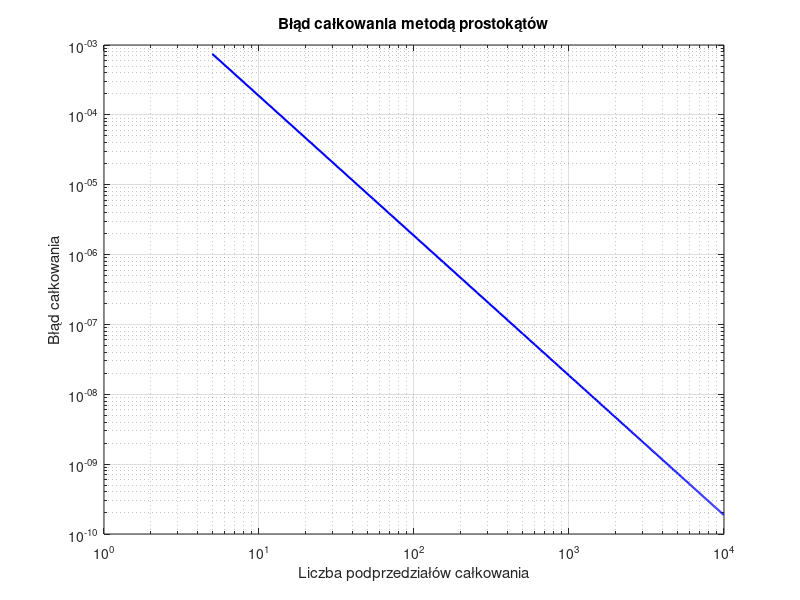

Reproduce this figure in MATLAB.
function [ft_5, integral_1000, Nt, integration_error] = midpoint_rule_accuracy_evaluation()
    % Funkcja służy do numerycznego obliczania całki oznaczonej metodą prostokątów
    % (wariant z punktem środkowym) z funkcji gęstości prawdopodobieństwa awarii
    % urządzenia elektronicznego. Jej celem jest porównanie dokładności obliczeń
    % w zależności od liczby zastosowanych podprzedziałów całkowania.
    %
    % ft_5 – wartość funkcji gęstości prawdopodobieństwa obliczona dla t = 5.
    %
    % integral_1000 – przybliżona wartość całki oznaczonej na przedziale [0, 5]
    %   wyznaczona metodą prostokątów dla liczby podprzedziałów wynoszącej 1000.
    %
    % integration_error – wektor zawierający błędy bezwzględne numerycznego
    %   wyznaczenia wartości całki oznaczonej. Wartość integration_error(1,i)
    %   oznacza błąd obliczenia całki dla Nt(1,i) podprzedziałów:
    %   integration_error(1, i) = abs(integral_approximation - reference_value),
    %   gdzie reference_value to wzorcowa wartość całki.
    %
    % Nt – wektor wierszowy zawierający liczby podprzedziałów całkowania,
    %   dla których wyznaczane są przybliżenia całki i obliczany jest błąd.

    reference_value = 0.0473612919396179; % wartość wzorcowa całki

    ft_5 = failure_density_function(5);
    N = 1000; % liczba podprzedziałów całkowania
    x = linspace(0,5,N+1); % liczba punktów = liczba podprzedziałów całkowania + 1
    integral_1000 = midpoint_rule(x);
    
    Nt = 5:50:10^4;
    integration_error = zeros(1, length(Nt));
    for i = 1:(length(Nt))
        N = Nt(i);
        x = linspace(0, 5, N + 1); 
        integral_result = midpoint_rule(x);
        integration_error(i) = abs(integral_result - reference_value);
    end

     figure;
    loglog(Nt, integration_error, 'b-', 'LineWidth', 1.5, 'MarkerSize', 4);
    grid on;
    xlabel('Liczba podprzedziałów całkowania');
    ylabel('Błąd całkowania');
    title('Błąd całkowania metodą prostokątów');
end


function integral_approximation = midpoint_rule(x)
    % Oblicza przybliżoną wartość całki oznaczonej z funkcji gęstości
    % prawdopodobieństwa (failure_density_function) przy użyciu
    % metody prostokątów (ang. midpoint rule).
    %
    % x – wektor rosnących wartości określających końce przedziałów całkowania.
    %     Dla n-elementowego wektora x zdefiniowanych jest n−1 przedziałów
    %     całkowania: [x(1), x(2)], [x(2), x(3)], ..., [x(n−1), x(n)].
    %
    % integral_approximation – przybliżona wartość całki oznaczonej
    integral_approximation = 0;
    for i = 1:(length(x)-1)
        dx = x(i+1) - x(i);                           
        midpoint = (x(i) + x(i+1)) / 2;                
        integral_approximation = integral_approximation + failure_density_function(midpoint) * dx;   
    end
end

function ft = failure_density_function(t)
    % Zwraca wartości funkcji gęstości prawdopodobieństwa wystąpienia awarii
    % urządzenia elektronicznego dla zadanych wartości czasu t.
    %
    % t – wektor wartości czasu (wyrażonych w latach), dla których obliczane
    %   są wartości funkcji gęstości prawdopodobieństwa.
    %
    % ft – wektor zawierający wartości funkcji gęstości prawdopodobieństwa
    %      odpowiadające kolejnym elementom wektora t.

    ft = (1 / (3 * sqrt(2 * pi))) * exp(-(t-10)^2/18);
end